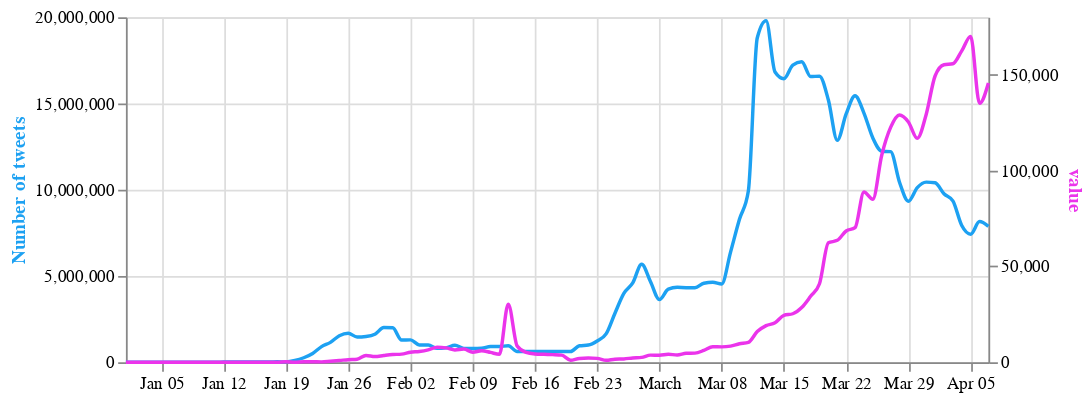

The cell this chart's notebook holds for it:
### Code cell
columns = ['new_cases', 'new_deaths']

select_box = alt.binding_select(options=columns, name='Pandemic data')
sel = alt.selection_single(fields=['column'], bind=select_box, init={'column': 'new_cases'})

base = alt.Chart(merged_3).encode(
    alt.X('date:T', axis=alt.Axis(title=None))
).properties(
    width=500,
    height=200
)


line_cases = base.transform_fold(
    columns,
    as_=['column', 'value']
).transform_filter(
    sel  
).mark_line( interpolate='monotone', stroke='#eb34eb').encode(
    alt.Y('value:Q',
          axis=alt.Axis(title="value", titleColor='#eb34eb'))
).add_selection(
    sel
)

line_tweets = base.mark_line(stroke='#1da1f2', interpolate='monotone').encode(
    alt.Y('Tweets',
          axis=alt.Axis(title='Number of tweets', titleColor='#1da1f2'))
)

alt.layer(line_tweets, line_cases).resolve_scale(
    y = 'independent'
)

### Figure 1 — Vega-Lite specification as saved in the notebook (floating-point values rounded to 4 significant figures)
{"config": {"view": {"continuousWidth": 400, "continuousHeight": 300}}, "layer": [{"mark": {"type": "line", "interpolate": "monotone", "stroke": "#1da1f2"}, "encoding": {"x": {"type": "temporal", "axis": {"title": null}, "field": "date"}, "y": {"type": "quantitative", "axis": {"title": "Number of tweets", "titleColor": "#1da1f2"}, "field": "Tweets"}}, "height": 200, "width": 500}, {"mark": {"type": "line", "interpolate": "monotone", "stroke": "#eb34eb"}, "encoding": {"x": {"type": "temporal", "axis": {"title": null}, "field": "date"}, "y": {"type": "quantitative", "axis": {"title": "value", "titleColor": "#eb34eb"}, "field": "value"}}, "height": 200, "selection": {"selector001": {"type": "single", "fields": ["column"], "bind": {"input": "select", "options": ["new_cases", "new_deaths"], "name": "Pandemic data"}, "init": {"column": "new_cases"}}}, "transform": [{"fold": ["new_cases", "new_deaths"], "as": ["column", "value"]}, {"filter": {"selection": "selector001"}}], "width": 500}], "data": {"name": "data-38ea2432e2446a80b3e4a6c21e869964"}, "resolve": {"scale": {"y": "independent"}}, "$schema": "https://vega.github.io/schema/vega-lite/v4.8.1.json", "datasets": {"data-38ea2432e2446a80b3e4a6c21e869964": [{"date": "2020-04-07T00:00:00", "Tweets": 7877346, "total_cases": 2695000.0, "new_cases": 145700.0, "new_deaths": 10720.0, "cnn_articles": 77.0, "fox_articles": 230.0}, {"date": "2020-04-06T00:00:00", "Tweets": 8153966, "total_cases": 2549000.0, "new_cases": 135100.0, "new_deaths": 9534.0, "cnn_articles": 74.0, "fox_articles": 169.0}, {"date": "2020-04-05T00:00:00", "Tweets": 7421877, "total_cases": 2414000.0, "new_cases": 170000.0, "new_deaths": 12570.0, "cnn_articles": 48.0, "fox_articles": 96.0}, {"date": "2020-04-04T00:00:00", "Tweets": 7928225, "total_cases": 2244000.0, "new_cases": 162500.0, "new_deaths": 13620.0, "cnn_articles": 36.0, "fox_articles": 120.0}, {"date": "2020-04-03T00:00:00", "Tweets": 9357113, "total_cases": 2082000.0, "new_cases": 155700.0, "new_deaths": 10050.0, "cnn_articles": 80.0, "fox_articles": 235.0}, {"date": "2020-04-02T00:00:00", "Tweets": 9767918, "total_cases": 1926000.0, "new_cases": 155200.0, "new_deaths": 9994.0, "cnn_articles": 85.0, "fox_articles": 260.0}, {"date": "2020-04-01T00:00:00", "Tweets": 10402981, "total_cases": 1771000.0, "new_cases": 149300.0, "new_deaths": 9396.0, "cnn_articles": 71.0, "fox_articles": 260.0}, {"date": "2020-03-31T00:00:00", "Tweets": 10442432, "total_cases": 1621000.0, "new_cases": 129300.0, "new_deaths": 8048.0, "cnn_articles": 75.0, "fox_articles": 144.0}, {"date": "2020-03-30T00:00:00", "Tweets": 10125714, "total_cases": 1492000.0, "new_cases": 116800.0, "new_deaths": 6498.0, "cnn_articles": 60.0, "fox_articles": 204.0}, {"date": "2020-03-29T00:00:00", "Tweets": 9333426, "total_cases": 1375000.0, "new_cases": 125400.0, "new_deaths": 7190.0, "cnn_articles": 33.0, "fox_articles": 108.0}, {"date": "2020-03-28T00:00:00", "Tweets": 10434671, "total_cases": 1250000.0, "new_cases": 129000.0, "new_deaths": 7008.0, "cnn_articles": 29.0, "fox_articles": 84.0}, {"date": "2020-03-27T00:00:00", "Tweets": 12209011, "total_cases": 1121000.0, "new_cases": 122500.0, "new_deaths": 5662.0, "cnn_articles": 61.0, "fox_articles": 210.0}, {"date": "2020-03-26T00:00:00", "Tweets": 12236719, "total_cases": 998200.0, "new_cases": 108000.0, "new_deaths": 5278.0, "cnn_articles": 81.0, "fox_articles": 256.0}, {"date": "2020-03-25T00:00:00", "Tweets": 13000269, "total_cases": 890200.0, "new_cases": 85080.0, "new_deaths": 4672.0, "cnn_articles": 61.0, "fox_articles": 260.0}, {"date": "2020-03-24T00:00:00", "Tweets": 14445841, "total_cases": 805100.0, "new_cases": 88870.0, "new_deaths": 3704.0, "cnn_articles": 69.0, "fox_articles": 253.0}, {"date": "2020-03-23T00:00:00", "Tweets": 15446246, "total_cases": 716200.0, "new_cases": 70220.0, "new_deaths": 3438.0, "cnn_articles": 54.0, "fox_articles": 231.0}, {"date": "2020-03-22T00:00:00", "Tweets": 14392561, "total_cases": 646000.0, "new_cases": 68490.0, "new_deaths": 3448.0, "cnn_articles": 33.0, "fox_articles": 101.0}, {"date": "2020-03-21T00:00:00", "Tweets": 12861351, "total_cases": 577500.0, "new_cases": 63590.0, "new_deaths": 2780.0, "cnn_articles": 30.0, "fox_articles": 75.0}, {"date": "2020-03-20T00:00:00", "Tweets": 15200259, "total_cases": 514000.0, "new_cases": 62290.0, "new_deaths": 2152.0, "cnn_articles": 54.0, "fox_articles": 186.0}, {"date": "2020-03-19T00:00:00", "Tweets": 16582131, "total_cases": 451700.0, "new_cases": 40950.0, "new_deaths": 1938.0, "cnn_articles": 67.0, "fox_articles": 246.0}, {"date": "2020-03-18T00:00:00", "Tweets": 16561524, "total_cases": 410700.0, "new_cases": 34410.0, "new_deaths": 1648.0, "cnn_articles": 57.0, "fox_articles": 241.0}, {"date": "2020-03-17T00:00:00", "Tweets": 17417142, "total_cases": 376300.0, "new_cases": 28550.0, "new_deaths": 1210.0, "cnn_articles": 57.0, "fox_articles": 247.0}, {"date": "2020-03-16T00:00:00", "Tweets": 17227182, "total_cases": 347700.0, "new_cases": 25300.0, "new_deaths": 1510.0, "cnn_articles": 57.0, "fox_articles": 204.0}, {"date": "2020-03-15T00:00:00", "Tweets": 16438760, "total_cases": 322300.0, "new_cases": 24470.0, "new_deaths": 736.0, "cnn_articles": 17.0, "fox_articles": 91.0}, {"date": "2020-03-14T00:00:00", "Tweets": 16823148, "total_cases": 297800.0, "new_cases": 20590.0, "new_deaths": 888.0, "cnn_articles": 25.0, "fox_articles": 49.0}, {"date": "2020-03-13T00:00:00", "Tweets": 19802671, "total_cases": 276900.0, "new_cases": 19120.0, "new_deaths": 706.0, "cnn_articles": 44.0, "fox_articles": 159.0}, {"date": "2020-03-12T00:00:00", "Tweets": 18799722, "total_cases": 258100.0, "new_cases": 16000.0, "new_deaths": 658.0, "cnn_articles": 43.0, "fox_articles": 185.0}, {"date": "2020-03-11T00:00:00", "Tweets": 9923317, "total_cases": 242200.0, "new_cases": 10390.0, "new_deaths": 550.0, "cnn_articles": 24.0, "fox_articles": 107.0}, {"date": "2020-03-10T00:00:00", "Tweets": 8284672, "total_cases": 231600.0, "new_cases": 9646.0, "new_deaths": 418.0, "cnn_articles": 21.0, "fox_articles": 104.0}, {"date": "2020-03-09T00:00:00", "Tweets": 6386122, "total_cases": 222000.0, "new_cases": 8418.0, "new_deaths": 456.0, "cnn_articles": 24.0, "fox_articles": 89.0}, {"date": "2020-03-08T00:00:00", "Tweets": 4533476, "total_cases": 213600.0, "new_cases": 8030.0, "new_deaths": 194.0, "cnn_articles": 7.0, "fox_articles": 39.0}, {"date": "2020-03-07T00:00:00", "Tweets": 4632239, "total_cases": 205600.0, "new_cases": 8074.0, "new_deaths": 208.0, "cnn_articles": 9.0, "fox_articles": 37.0}, {"date": "2020-03-06T00:00:00", "Tweets": 4581032, "total_cases": 197600.0, "new_cases": 6178.0, "new_deaths": 204.0, "cnn_articles": 16.0, "fox_articles": 60.0}, {"date": "2020-03-05T00:00:00", "Tweets": 4323687, "total_cases": 191400.0, "new_cases": 4770.0, "new_deaths": 160.0, "cnn_articles": 12.0, "fox_articles": 50.0}, {"date": "2020-03-04T00:00:00", "Tweets": 4323670, "total_cases": 186600.0, "new_cases": 4668.0, "new_deaths": 168.0, "cnn_articles": 14.0, "fox_articles": 65.0}, {"date": "2020-03-03T00:00:00", "Tweets": 4342139, "total_cases": 181900.0, "new_cases": 3746.0, "new_deaths": 144.0, "cnn_articles": 7.0, "fox_articles": 49.0}, {"date": "2020-03-02T00:00:00", "Tweets": 4240721, "total_cases": 178400.0, "new_cases": 4174.0, "new_deaths": 134.0, "cnn_articles": 9.0, "fox_articles": 62.0}, {"date": "2020-03-01T00:00:00", "Tweets": 3632689, "total_cases": 174200.0, "new_cases": 3686.0, "new_deaths": 116.0, "cnn_articles": 9.0, "fox_articles": 24.0}, {"date": "2020-02-29T00:00:00", "Tweets": 4666121, "total_cases": 170500.0, "new_cases": 3720.0, "new_deaths": 128.0, "cnn_articles": 6.0, "fox_articles": 27.0}, {"date": "2020-02-28T00:00:00", "Tweets": 5685321, "total_cases": 166800.0, "new_cases": 2542.0, "new_deaths": 114.0, "cnn_articles": 6.0, "fox_articles": 43.0}, {"date": "2020-02-27T00:00:00", "Tweets": 4597412, "total_cases": 164200.0, "new_cases": 2228.0, "new_deaths": 76.0, "cnn_articles": 10.0, "fox_articles": 69.0}, {"date": "2020-02-26T00:00:00", "Tweets": 3989533, "total_cases": 162000.0, "new_cases": 1734.0, "new_deaths": 128.0, "cnn_articles": 9.0, "fox_articles": 52.0}, {"date": "2020-02-25T00:00:00", "Tweets": 2844369, "total_cases": 160300.0, "new_cases": 1590.0, "new_deaths": 158.0, "cnn_articles": 8.0, "fox_articles": 22.0}, {"date": "2020-02-24T00:00:00", "Tweets": 1643544, "total_cases": 158700.0, "new_cases": 1046.0, "new_deaths": 312.0, "cnn_articles": 6.0, "fox_articles": 19.0}, {"date": "2020-02-23T00:00:00", "Tweets": 1233511, "total_cases": 157600.0, "new_cases": 2020.0, "new_deaths": 208.0, "cnn_articles": 2.0, "fox_articles": 4.0}, {"date": "2020-02-22T00:00:00", "Tweets": 997638, "total_cases": 155600.0, "new_cases": 2170.0, "new_deaths": 224.0, "cnn_articles": 1.0, "fox_articles": 4.0}, {"date": "2020-02-21T00:00:00", "Tweets": 954321, "total_cases": 153400.0, "new_cases": 1992.0, "new_deaths": 238.0, "cnn_articles": 3.0, "fox_articles": 19.0}, {"date": "2020-02-20T00:00:00", "Tweets": 622349, "total_cases": 151500.0, "new_cases": 1064.0, "new_deaths": 232.0, "cnn_articles": 2.0, "fox_articles": 9.0}, {"date": "2020-02-19T00:00:00", "Tweets": 626237, "total_cases": 150400.0, "new_cases": 3728.0, "new_deaths": 278.0, "cnn_articles": 3.0, "fox_articles": 12.0}, {"date": "2020-02-18T00:00:00", "Tweets": 628043, "total_cases": 146700.0, "new_cases": 3990.0, "new_deaths": 196.0, "cnn_articles": 4.0, "fox_articles": 17.0}, {"date": "2020-02-17T00:00:00", "Tweets": 626732, "total_cases": 142700.0, "new_cases": 4134.0, "new_deaths": 212.0, "cnn_articles": 5.0, "fox_articles": 18.0}, {"date": "2020-02-16T00:00:00", "Tweets": 625127, "total_cases": 138500.0, "new_cases": 4324.0, "new_deaths": 284.0, "cnn_articles": 4.0, "fox_articles": 6.0}, {"date": "2020-02-15T00:00:00", "Tweets": 624555, "total_cases": 134200.0, "new_cases": 5120.0, "new_deaths": 288.0, "cnn_articles": 3.0, "fox_articles": 8.0}, {"date": "2020-02-14T00:00:00", "Tweets": 622722, "total_cases": 129100.0, "new_cases": 8430.0, "new_deaths": 26.0, "cnn_articles": 6.0, "fox_articles": 14.0}, {"date": "2020-02-13T00:00:00", "Tweets": 956877, "total_cases": 120700.0, "new_cases": 30300.0, "new_deaths": 510.0, "cnn_articles": 4.0, "fox_articles": 21.0}, {"date": "2020-02-12T00:00:00", "Tweets": 911098, "total_cases": 90360.0, "new_cases": 4144.0, "new_deaths": 194.0, "cnn_articles": 2.0, "fox_articles": 20.0}, {"date": "2020-02-11T00:00:00", "Tweets": 908627, "total_cases": 86220.0, "new_cases": 5126.0, "new_deaths": 216.0, "cnn_articles": 4.0, "fox_articles": 18.0}, {"date": "2020-02-10T00:00:00", "Tweets": 807654, "total_cases": 81090.0, "new_cases": 5984.0, "new_deaths": 194.0, "cnn_articles": 1.0, "fox_articles": 13.0}, {"date": "2020-02-09T00:00:00", "Tweets": 796739, "total_cases": 75110.0, "new_cases": 5236.0, "new_deaths": 178.0, "cnn_articles": 0.0, "fox_articles": 10.0}, {"date": "2020-02-08T00:00:00", "Tweets": 803453, "total_cases": 69870.0, "new_cases": 6884.0, "new_deaths": 172.0, "cnn_articles": 0.0, "fox_articles": 11.0}, {"date": "2020-02-07T00:00:00", "Tweets": 987563, "total_cases": 62990.0, "new_cases": 6436.0, "new_deaths": 146.0, "cnn_articles": 0.0, "fox_articles": 22.0}, {"date": "2020-02-06T00:00:00", "Tweets": 834673, "total_cases": 56550.0, "new_cases": 7502.0, "new_deaths": 144.0, "cnn_articles": 1.0, "fox_articles": 17.0}, {"date": "2020-02-05T00:00:00", "Tweets": 803587, "total_cases": 49050.0, "new_cases": 7816.0, "new_deaths": 132.0, "cnn_articles": 0.0, "fox_articles": 20.0}, {"date": "2020-02-04T00:00:00", "Tweets": 997862, "total_cases": 41230.0, "new_cases": 6486.0, "new_deaths": 130.0, "cnn_articles": 1.0, "fox_articles": 28.0}, {"date": "2020-02-03T00:00:00", "Tweets": 1000752, "total_cases": 34750.0, "new_cases": 5636.0, "new_deaths": 114.0, "cnn_articles": 0.0, "fox_articles": 20.0}, {"date": "2020-02-02T00:00:00", "Tweets": 1298476, "total_cases": 29110.0, "new_cases": 5216.0, "new_deaths": 92.0, "cnn_articles": 0.0, "fox_articles": 7.0}, {"date": "2020-02-01T00:00:00", "Tweets": 1287963, "total_cases": 23900.0, "new_cases": 4244.0, "new_deaths": 92.0, "cnn_articles": 0.0, "fox_articles": 7.0}, {"date": "2020-01-31T00:00:00", "Tweets": 1997635, "total_cases": 19650.0, "new_cases": 4002.0, "new_deaths": 86.0, "cnn_articles": 1.0, "fox_articles": 19.0}, {"date": "2020-01-30T00:00:00", "Tweets": 2010976, "total_cases": 15650.0, "new_cases": 3514.0, "new_deaths": 76.0, "cnn_articles": 1.0, "fox_articles": 32.0}, {"date": "2020-01-29T00:00:00", "Tweets": 1623497, "total_cases": 12140.0, "new_cases": 2960.0, "new_deaths": 52.0, "cnn_articles": 1.0, "fox_articles": 33.0}, {"date": "2020-01-28T00:00:00", "Tweets": 1497653, "total_cases": 9176.0, "new_cases": 3534.0, "new_deaths": 50.0, "cnn_articles": 0.0, "fox_articles": 22.0}, {"date": "2020-01-27T00:00:00", "Tweets": 1467598, "total_cases": 5642.0, "new_cases": 1594.0, "new_deaths": 50.0, "cnn_articles": 0.0, "fox_articles": 20.0}, {"date": "2020-01-26T00:00:00", "Tweets": 1678953, "total_cases": 4048.0, "new_cases": 1346.0, "new_deaths": 30.0, "cnn_articles": 0.0, "fox_articles": 9.0}, {"date": "2020-01-25T00:00:00", "Tweets": 1536784, "total_cases": 2702.0, "new_cases": 906.0, "new_deaths": 30.0, "cnn_articles": 0.0, "fox_articles": 5.0}, {"date": "2020-01-24T00:00:00", "Tweets": 1153245, "total_cases": 1796.0, "new_cases": 532.0, "new_deaths": 18.0, "cnn_articles": 0.0, "fox_articles": 10.0}, {"date": "2020-01-23T00:00:00", "Tweets": 905673, "total_cases": 1264.0, "new_cases": 194.0, "new_deaths": 0.0, "cnn_articles": 2.0, "fox_articles": 20.0}, {"date": "2020-01-22T00:00:00", "Tweets": 508623, "total_cases": 1070.0, "new_cases": 284.0, "new_deaths": 22.0, "cnn_articles": 2.0, "fox_articles": 10.0}, {"date": "2020-01-21T00:00:00", "Tweets": 259864, "total_cases": 786.0, "new_cases": 306.0, "new_deaths": 6.0, "cnn_articles": 0.0, "fox_articles": 6.0}, {"date": "2020-01-20T00:00:00", "Tweets": 100124, "total_cases": 480.0, "new_cases": 40.0, "new_deaths": 0.0, "cnn_articles": 0.0, "fox_articles": 3.0}, {"date": "2020-01-19T00:00:00", "Tweets": 20987, "total_cases": 440.0, "new_cases": 272.0, "new_deaths": 2.0, "cnn_articles": 0.0, "fox_articles": 0.0}, {"date": "2020-01-18T00:00:00", "Tweets": 23432, "total_cases": 168.0, "new_cases": 34.0, "new_deaths": 0.0, "cnn_articles": 0.0, "fox_articles": 0.0}, {"date": "2020-01-17T00:00:00", "Tweets": 22431, "total_cases": 134.0, "new_cases": 10.0, "new_deaths": 0.0, "cnn_articles": 1.0, "fox_articles": 2.0}, {"date": "2020-01-16T00:00:00", "Tweets": 22342, "total_cases": 124.0, "new_cases": 0.0, "new_deaths": 0.0, "cnn_articles": 0.0, "fox_articles": 1.0}, {"date": "2020-01-15T00:00:00", "Tweets": 10987, "total_cases": 124.0, "new_cases": 2.0, "new_deaths": 2.0, "cnn_articles": 0.0, "fox_articles": 1.0}, {"date": "2020-01-14T00:00:00", "Tweets": 10023, "total_cases": 122.0, "new_cases": 2.0, "new_deaths": 0.0, "cnn_articles": 0.0, "fox_articles": 0.0}, {"date": "2020-01-13T00:00:00", "Tweets": 16475, "total_cases": 120.0, "new_cases": 2.0, "new_deaths": 0.0, "cnn_articles": 0.0, "fox_articles": 1.0}, {"date": "2020-01-12T00:00:00", "Tweets": 10045, "total_cases": 118.0, "new_cases": 0.0, "new_deaths": 0.0, "cnn_articles": 0.0, "fox_articles": 0.0}, {"date": "2020-01-11T00:00:00", "Tweets": 2812, "total_cases": 118.0, "new_cases": 0.0, "new_deaths": 2.0, "cnn_articles": 0.0, "fox_articles": 0.0}, {"date": "2020-01-10T00:00:00", "Tweets": 2347, "total_cases": 118.0, "new_cases": 0.0, "new_deaths": 0.0, "cnn_articles": 0.0, "fox_articles": 0.0}, {"date": "2020-01-09T00:00:00", "Tweets": 3451, "total_cases": 118.0, "new_cases": 0.0, "new_deaths": 0.0, "cnn_articles": 0.0, "fox_articles": 1.0}, {"date": "2020-01-08T00:00:00", "Tweets": 421, "total_cases": 118.0, "new_cases": 0.0, "new_deaths": 0.0, "cnn_articles": 0.0, "fox_articles": 0.0}, {"date": "2020-01-07T00:00:00", "Tweets": 293, "total_cases": 118.0, "new_cases": 0.0, "new_deaths": 0.0, "cnn_articles": 0.0, "fox_articles": 0.0}, {"date": "2020-01-06T00:00:00", "Tweets": 86, "total_cases": 118.0, "new_cases": 0.0, "new_deaths": 0.0, "cnn_articles": 0.0, "fox_articles": 0.0}, {"date": "2020-01-05T00:00:00", "Tweets": 127, "total_cases": 118.0, "new_cases": 30.0, "new_deaths": 0.0, "cnn_articles": 0.0, "fox_articles": 0.0}, {"date": "2020-01-04T00:00:00", "Tweets": 172, "total_cases": 88.0, "new_cases": 0.0, "new_deaths": 0.0, "cnn_articles": 0.0, "fox_articles": 0.0}, {"date": "2020-01-03T00:00:00", "Tweets": 94, "total_cases": 88.0, "new_cases": 34.0, "new_deaths": 0.0, "cnn_articles": 0.0, "fox_articles": 0.0}, {"date": "2020-01-02T00:00:00", "Tweets": 41, "total_cases": 54.0, "new_cases": 0.0, "new_deaths": 0.0, "cnn_articles": 0.0, "fox_articles": 0.0}, {"date": "2020-01-01T00:00:00", "Tweets": 63, "total_cases": 54.0, "new_cases": 0.0, "new_deaths": 0.0, "cnn_articles": 0.0, "fox_articles": 0.0}]}}
